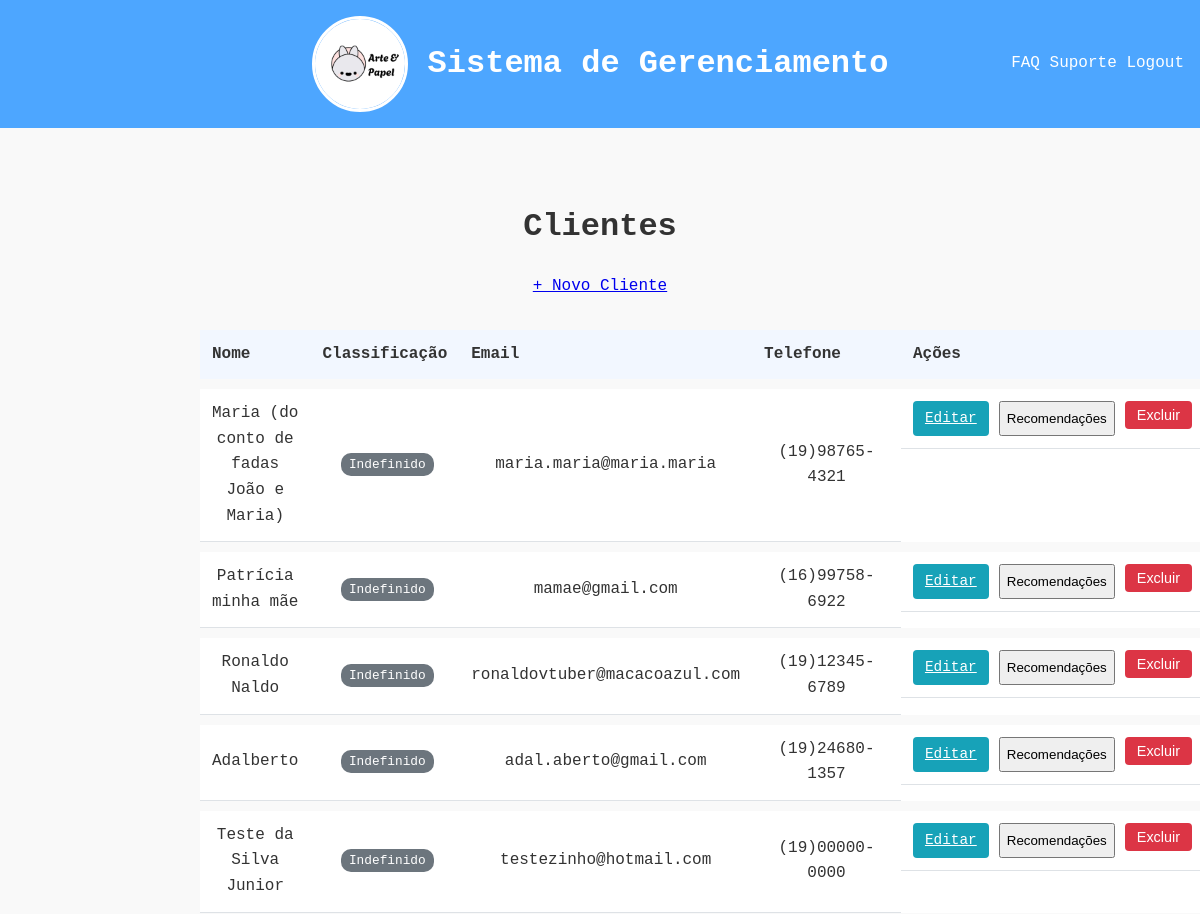
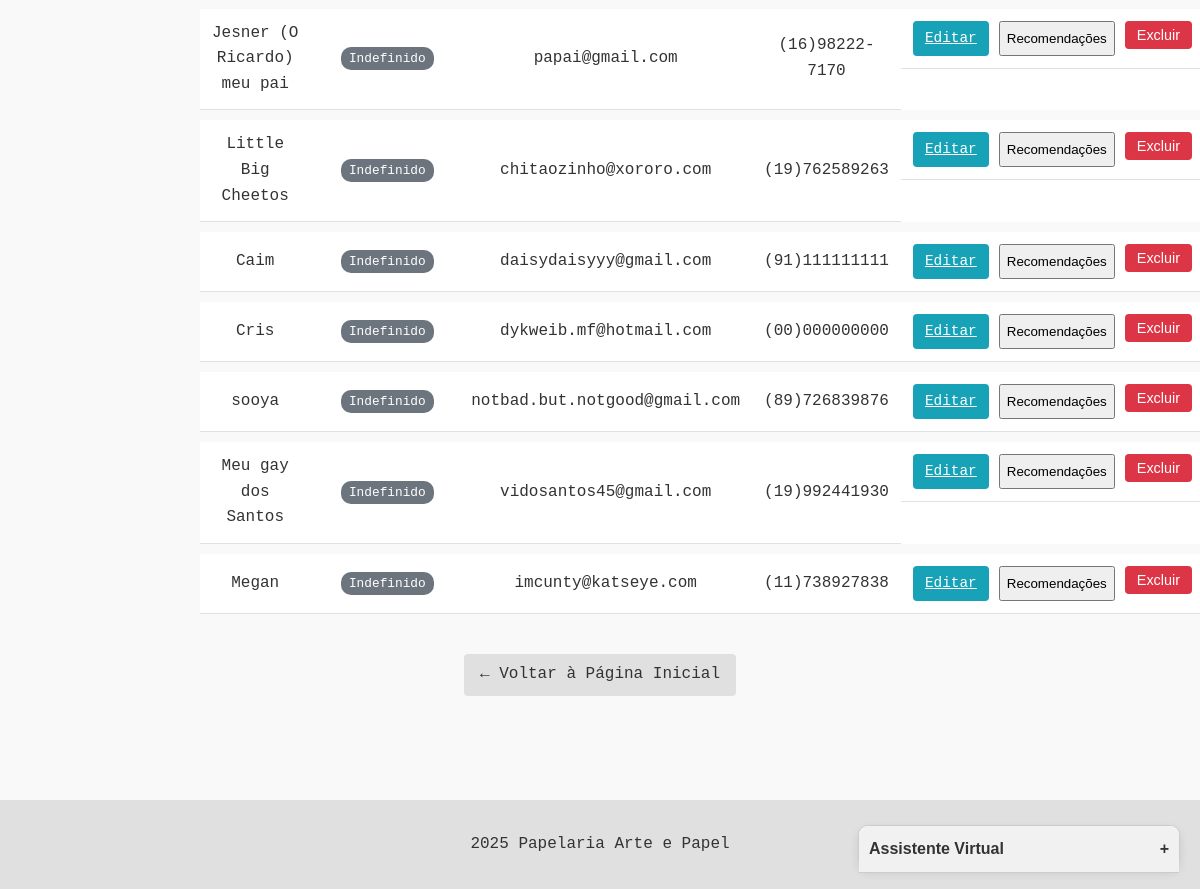
The page /clientes (signed in) on the database its author committed (2 pictures, top to bottom).
### app.py (models this page shows)
class Cliente(db.Model):
    id = db.Column(db.Integer, primary_key=True)
    nome = db.Column(db.String(100), nullable=False)
    email = db.Column(db.String(100), unique=True)
    telefone = db.Column(db.String(20))
    endereco = db.Column(db.String(200))
    data_cadastro = db.Column(db.DateTime, default=datetime.utcnow)

### app.py (the view)
@app.route('/clientes')
@login_required
def listar_clientes():
    from classification_engine import classificar_cliente
    clientes = Cliente.query.all()
    clientes_com_classificacao = []
    for cliente in clientes:
        classificacao = classificar_cliente(cliente.id, kmeans_model, scaler_model)
        clientes_com_classificacao.append({
            'cliente': cliente,
            'classificacao': classificacao
        })
    return render_template('clientes/listar.html', clientes_info=clientes_com_classificacao)

### app.py (called while the page is built)
@login_manager.user_loader
def load_user(user_id):
    return Usuario.query.get(int(user_id))

### classification_engine.py (called while the page is built, shortened)
def classificar_cliente(cliente_id, kmeans_model, scaler_model):
    if kmeans_model is None or scaler_model is None:
        return { 'nome': 'Indefinido', 'cor': '#6c757d' } # Cinza

### templates/clientes/listar.html (shortened to what this page needs)
{% extends "base.html" %} {% block content %}
<div class="container">
  <h1>Clientes</h1>
  <a href="{{ url_for('cadastrar_cliente') }}" class="btn-novo"
    >+ Novo Cliente</a
  >
  <table class="tabela-clientes">
    <thead>
      <tr>
        <th>Nome</th>
        <th>Classificação</th>
        <th>Email</th>
        <th>Telefone</th>
        <th>Ações</th>
      </tr>
    </thead>
    <tbody>
      {% for info in clientes_info %}
      <tr>
        <td>{{ info.cliente.nome }}</td>
        <td>
          <span
            class="badge"
            style="background-color: {{ info.classificacao.cor }}; color: white; padding: 4px 8px; font-size: 0.8em; border-radius: 10px; margin-left: 5px;"
          >
            {{ info.classificacao.nome }}
          </span>
        </td>
        <td>{{ info.cliente.email }}</td>
        <td>{{ info.cliente.telefone }}</td>
        <td class="acoes">
          <a
            href="{{ url_for('editar_cliente', id=info.cliente.id) }}"
            class="btn-editar"
            >Editar</a
          >
          <button
            class="btn-recomendacao"
            data-cliente-id="{{ info.cliente.id }}"
            style="cursor: pointer"
            data-cliente-nome="{{ info.cliente.nome }}"
            onclick="handleRecommendationClick(this)"
          >
            Recomendações
          </button>
          <form
            action="{{ url_for('deletar_cliente', id=info.cliente.id) }}"
            method="POST"
            class="form-deletar"
          >
            <button type="submit" class="btn-excluir">Excluir</button>
          </form>
        </td>
      </tr>
      {% endfor %}
    </tbody>
  </table>
  <div class="rodape-tabela">
    <a href="{{ url_for('home') }}" class="btn-voltar">
      ← Voltar à Página Inicial
    </a>
  </div>
</div>
{% endblock %}

### static/css/style.css (style rules this page uses)
body { font-family: Andale Mono, monospace; line-height: 1.6; margin: 0; padding: 0; display: flex; flex-direction: column; min-height: 100vh; background-color: #f9f9f9; color: #333; }
.btn-voltar { display: inline-block; padding: 8px 16px; background-color: #e0e0e0; color: #333; text-decoration: none; border-radius: 4px; margin-bottom: 20px; transition: background-color 0.3s; }
.btn-editar, .btn-excluir { padding: 6px 12px; border: none; border-radius: 4px; cursor: pointer; font-size: 0.9rem; }
.btn-editar { background-color: #17a2b8; color: white; }
.btn-excluir { background-color: #dc3545; color: white; }
.tabela-clientes { width: 100%; border-collapse: separate; border-spacing: 0 10px; margin: 20px 0; }
.tabela-clientes thead th { background-color: #f2f7ff; color: #333; padding: 12px; text-align: left; }
.tabela-clientes tbody tr { background-color: #fff; transition: all 0.3s ease; }
.tabela-clientes td { padding: 12px; border-bottom: 1px solid #dee2e6; }
.tabela-clientes .acoes { display: flex; gap: 10px; }
.container { max-width: 800px; margin: 0 auto; text-align: center; padding: 20px; }
.rodape-tabela { margin-top: 30px; text-align: center; }

### rows shown on the page
Cliente: cliente.nome "Maria (do conto de fadas João e Maria)", cliente.email "maria.maria@maria.maria", cliente.telefone "(19)98765-4321"
Cliente: cliente.nome "Patrícia minha mãe", cliente.email "mamae@gmail.com", cliente.telefone "(16)99758-6922"
Cliente: cliente.nome "Ronaldo Naldo", cliente.email "ronaldovtuber@macacoazul.com", cliente.telefone "(19)12345-6789"
Cliente: cliente.nome "Adalberto", cliente.email "adal.aberto@gmail.com", cliente.telefone "(19)24680-1357"
Cliente: cliente.nome "Teste da Silva Junior", cliente.email "testezinho@hotmail.com", cliente.telefone "(19)00000-0000"
Cliente: cliente.nome "Jesner (O Ricardo) meu pai", cliente.email "papai@gmail.com", cliente.telefone "(16)98222-7170"
Cliente: cliente.nome "Little Big Cheetos", cliente.email "chitaozinho@xororo.com", cliente.telefone "(19)762589263"
Cliente: cliente.nome "Caim", cliente.email "daisydaisyyy@gmail.com", cliente.telefone "(91)111111111"
Cliente: cliente.nome "Cris", cliente.email "dykweib.mf@hotmail.com", cliente.telefone "(00)000000000"
Cliente: cliente.nome "sooya", cliente.email "notbad.but.notgood@gmail.com", cliente.telefone "(89)726839876"
Cliente: cliente.nome "Meu gay dos Santos", cliente.email "vidosantos45@gmail.com", cliente.telefone "(19)992441930"
Cliente: cliente.nome "Megan", cliente.email "imcunty@katseye.com", cliente.telefone "(11)738927838"

### other values the page prints
{{ info.classificacao.nome }} "Indefinido" "Indefinido" "Indefinido" "Indefinido" "Indefinido" "Indefinido" "Indefinido" "Indefinido" "Indefinido" "Indefinido" "Indefinido" "Indefinido"
